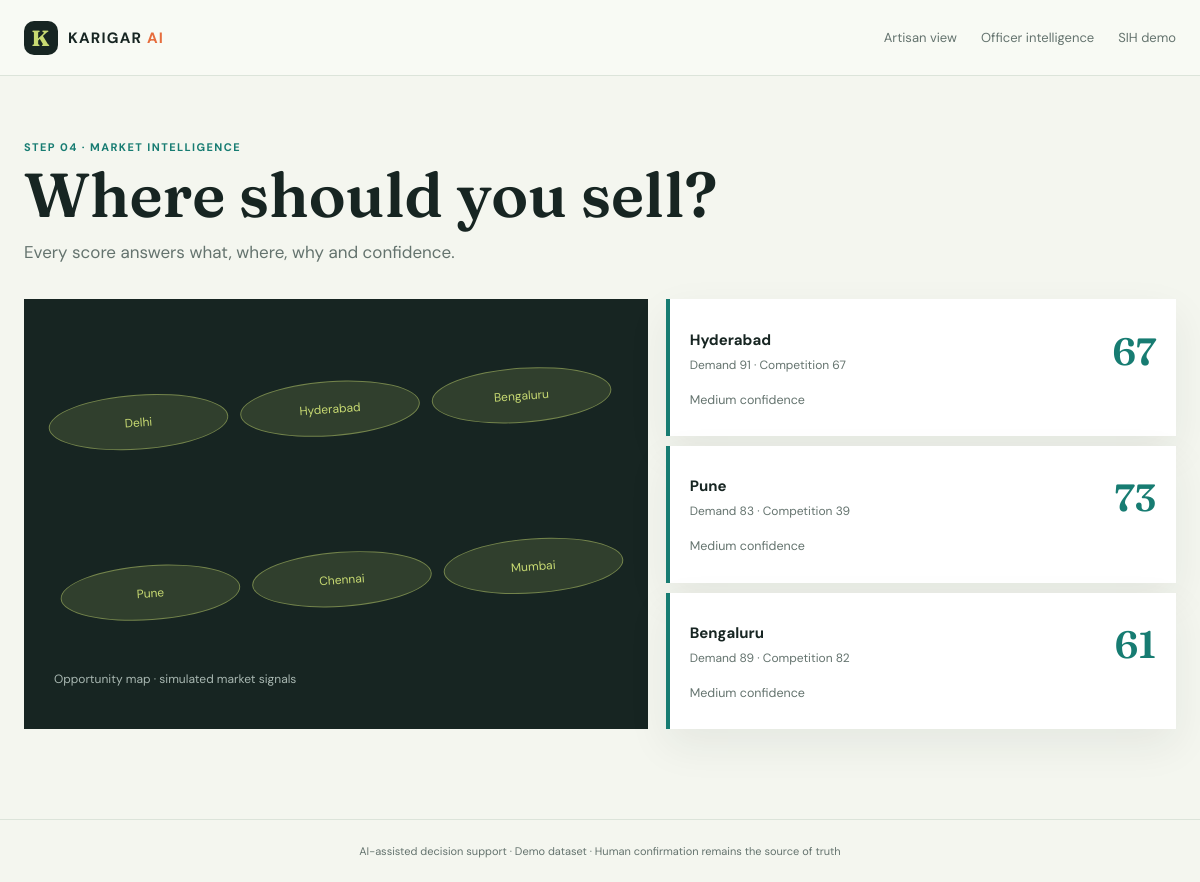
Screenshot of /markets with the database file from the repository.
### app/models.py (models this page shows)
class MarketSignal(db.Model):
    id = db.Column(db.Integer, primary_key=True)
    product_category = db.Column(db.String(120), nullable=False)
    region = db.Column(db.String(100), nullable=False)
    demand_score = db.Column(db.Integer, default=70)
    competition_score = db.Column(db.Integer, default=50)
    seasonal_score = db.Column(db.Integer, default=70)
    source = db.Column(db.String(80), default="Synthetic Demo")
    confidence = db.Column(db.String(20), default="Medium")
    date = db.Column(db.DateTime, default=datetime.utcnow)

### app/routes.py (the view)
@main.get("/markets")
def markets():
    artisan = current_artisan()
    signals = MarketSignal.query.filter_by(product_category=artisan.craft if artisan else "Kalamkari").all()
    if not signals:
        signals = MarketSignal.query.all()
    return render_template("artisan/markets.html", signals=signals, artisan=artisan)

### app/routes.py (called while the page is built)
def current_artisan():
    return Artisan.query.filter_by(name="Ravi Kumar").first() or Artisan.query.first()

### templates/artisan/markets.html
{% extends 'base.html' %}{% block title %}Market opportunities · KARIGAR AI{% endblock %}{% block content %}<section class="page-heading"><p class="eyebrow">Step 04 · Market intelligence</p><h1>Where should you sell?</h1><p>Every score answers what, where, why and confidence.</p></section><div class="market-layout"><div class="market-visual"><div class="india-grid"><span>Delhi</span><span>Hyderabad</span><span>Bengaluru</span><span>Pune</span><span>Chennai</span><span>Mumbai</span></div><p>Opportunity map · simulated market signals</p></div><div class="market-list">{% for signal in signals %}{% set score = ((signal.demand_score + (100 - signal.competition_score) + signal.seasonal_score) / 3)|round|int %}<article class="market-item"><div><b>{{ signal.region }}</b><p>Demand {{ signal.demand_score }} · Competition {{ signal.competition_score }}</p></div><strong>{{ score }}</strong><small>Medium confidence</small></article>{% endfor %}</div></div>{% endblock %}

### templates/base.html (shortened to what this page needs)
<!doctype html>
<html lang="en"><head><link rel="stylesheet" href="{{ url_for('static', filename='css/style.css') }}"></head>
<body><header class="topbar"><a class="brand" href="{{ url_for('main.home') }}"><span class="brand-mark">K</span><span>KARIGAR <em>AI</em></span></a><nav><a href="{{ url_for('main.home') }}">Artisan view</a><a href="{{ url_for('main.officer') }}">Officer intelligence</a><a href="{{ url_for('main.demo') }}">SIH demo</a></nav></header><main>{% block content %}{% endblock %}</main><footer>AI-assisted decision support · Demo dataset · Human confirmation remains the source of truth</footer><script src="{{ url_for('static', filename='js/app.js') }}"></script></body></html>

### static/css/style.css (style rules this page uses)
:root { --ink:#172522;--muted:#64736e;--paper:#f4f6ef;--surface:#fff;--line:#dce4da;--orange:#e66d3d;--teal:#177c72;--lime:#c8da72;--yellow:#f5c85b;--shadow:0 16px 40px #17312812 }
* { box-sizing:border-box }
body { margin:0;background:var(--paper);color:var(--ink);font:15px 'DM Sans',sans-serif }
a { color:inherit;text-decoration:none }
.topbar { height:76px;padding:0 max(24px,calc((100% - 1240px)/2));display:flex;align-items:center;justify-content:space-between;background:#f8faf4;border-bottom:1px solid var(--line) }
.brand { display:flex;align-items:center;gap:10px;font-weight:700;letter-spacing:.08em }
.brand em { color:var(--orange);font-style:normal }
.brand-mark { display:grid;place-items:center;width:34px;height:34px;background:var(--ink);color:var(--lime);border-radius:10px;font-family:Fraunces;font-size:22px }
.topbar nav { display:flex;gap:24px;color:var(--muted);font-size:13px }
main { max-width:1240px;margin:0 auto;padding:64px 24px 90px }
.eyebrow { margin:0 0 12px;color:var(--teal);font-size:11px;font-weight:700;letter-spacing:.13em;text-transform:uppercase }
.artisan-hero h1,.page-heading h1,.officer-heading h1,.demo-hero h1 { margin:0;max-width:760px;font:600 clamp(44px,7vw,86px)/.94 Fraunces,serif;letter-spacing:0 }
.page-heading { margin-bottom:36px }
.page-heading h1 { font-size:62px }
.page-heading>p:last-child { color:var(--muted);font-size:17px }
.market-layout { display:grid;grid-template-columns:1.1fr .9fr;gap:18px }
.market-visual { min-height:430px;background:var(--ink);color:#fff;padding:30px;display:flex;flex-direction:column;justify-content:end }
.india-grid { height:330px;display:grid;grid-template-columns:repeat(3,1fr);gap:12px;align-items:center;transform:rotate(-4deg) }
.india-grid span { display:grid;place-items:center;min-height:55px;border:1px solid #c8da7270;background:#c8da7225;color:var(--lime);border-radius:50%;font-size:12px }
.market-visual p { color:#a9b8b2;font-size:12px }
.market-list { display:grid;gap:10px }
.market-item { display:grid;grid-template-columns:1fr auto;align-items:center;padding:20px;background:#fff;border-left:4px solid var(--teal);box-shadow:var(--shadow) }
.market-item p { margin:7px 0 0;color:var(--muted);font-size:12px }
.market-item strong { font:600 38px Fraunces;color:var(--teal) }
.market-item small { grid-column:1/-1;color:var(--muted) }
footer { padding:24px;text-align:center;color:var(--muted);font-size:11px;border-top:1px solid var(--line) }

### rows the page displays
MarketSignal: region "Hyderabad", demand_score "91", competition_score "67"
MarketSignal: region "Pune", demand_score "83", competition_score "39", score "73"
MarketSignal: region "Bengaluru", demand_score "89", competition_score "82", score "61"
